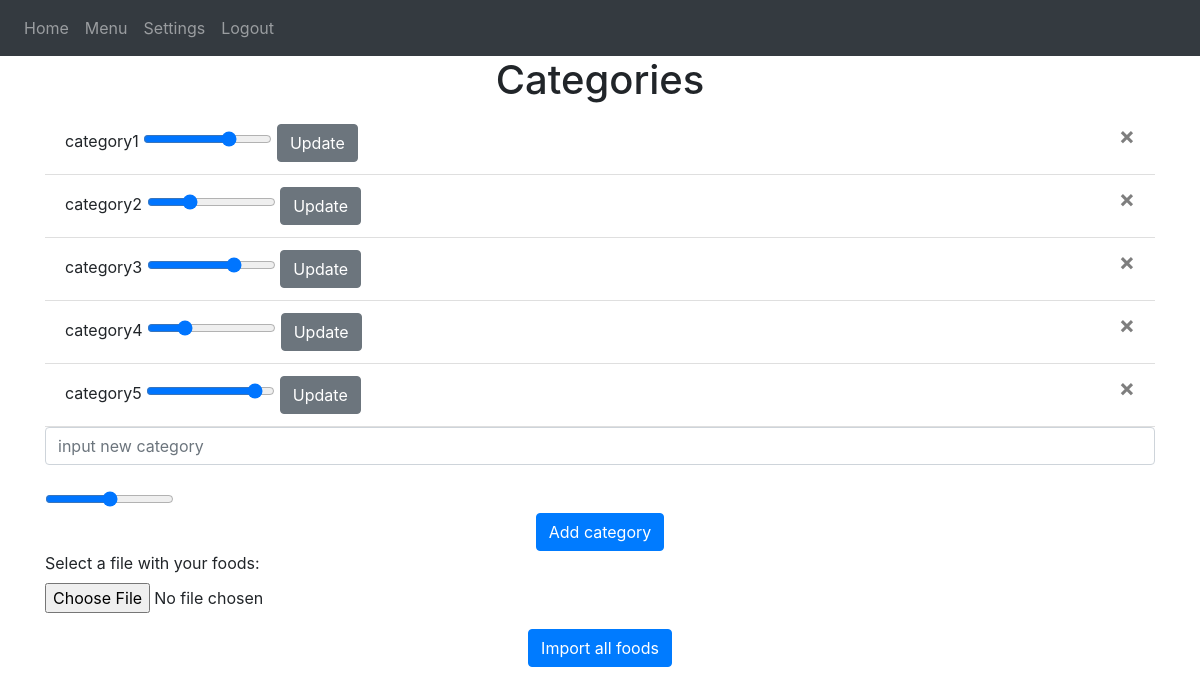
The app's page /settings (signed in), older data.
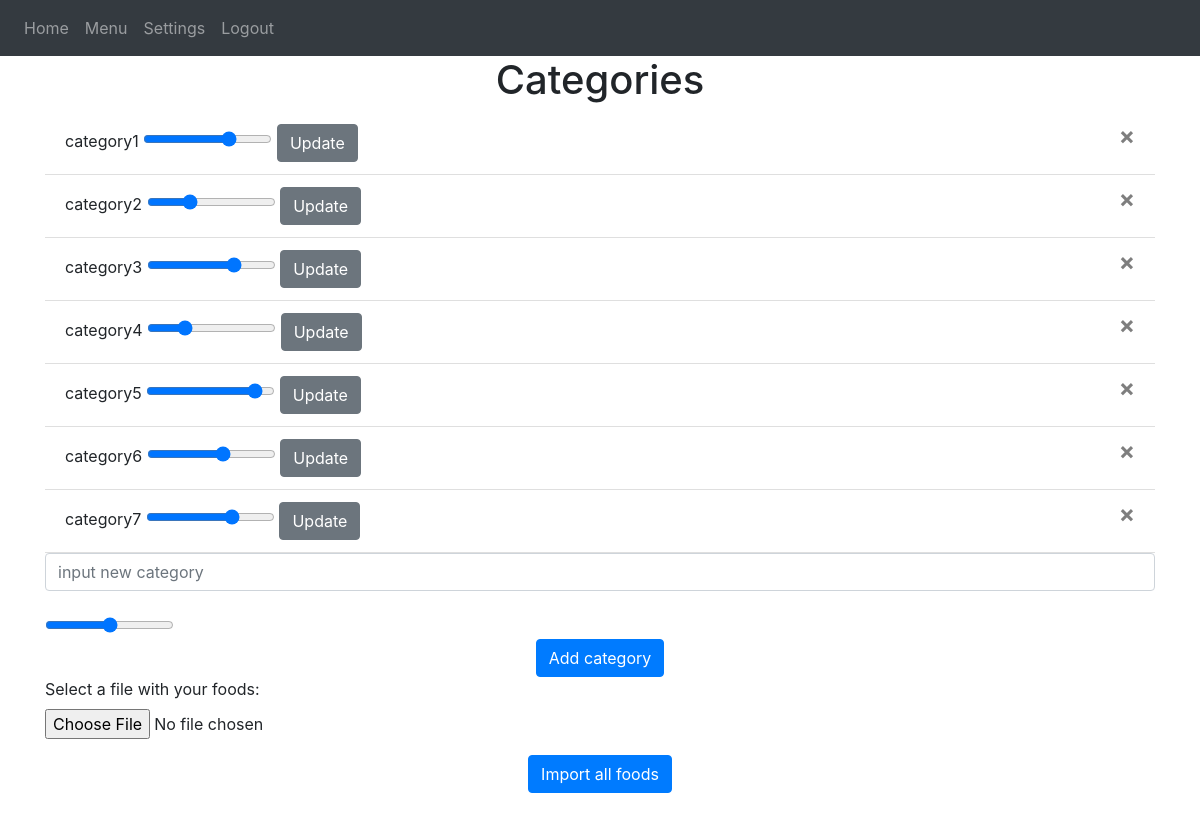
The same page, newer data.
### src/models.py (models this page shows)
class Category(db.Model):
    __tablename__ = "categories"
    id = db.Column(db.Integer, primary_key=True)
    name = db.Column(db.String(100))
    value = db.Column(db.Float())
    immediateValue = db.Column(db.Float())
    user_id = db.Column(db.Integer,db.ForeignKey('users.id'))
    foods = db.relationship('Food',secondary='food_category',back_populates='categories')

### src/views.py (the view, shortened to what this page needs)
@views.route('/settings',methods=['GET','POST'])
@login_required
def settings():
    return render_template("settings.html", user=current_user)

### src/__init__.py (called while the page is built)
def create_app():
    app = Flask(__name__)
    app.config['SECRET_KEY'] = 'tajny klucik'
    app.config['SQLALCHEMY_DATABASE_URI'] = f'sqlite:///{DB_NAME}'
    app.config['UPLOAD_FOLDER'] = configuration.UPLOAD_FOLDER
    db.init_app(app)
    from .views import views
    from .auth import auth
    app.register_blueprint(views, url_prefix='/')
    app.register_blueprint(auth, url_prefix='/')
    from .models import User, Food, Category, FoodCategory
    create_database(app)
    login_manager = LoginManager()
    login_manager.login_view = 'auth.login'
    login_manager.init_app(app)
    @login_manager.user_loader
    def load_user(id):
        return User.query.get(int(id))
    return app

### src/templates/settings.html
{% extends "base.html" %} {% block title %}Settings{% endblock %}
{% block content %}
<h1 align="center">Categories</h1>
<ul class="list-group list-group-flush" id="categories">
    {% for category in user.categories %}
    <li class="list-group-item">
        {{ category.name }}
        <input
            type="range"
            name="{{'categoryvalue_'+category.id|string}}"
            id="{{'categoryvalue_'+category.id|string}}"
            class="form-range"
            min="0"
            max="1"
            step="0.01"
            value="{{category.value}}"
        />
        <button type="button" class="btn btn-secondary" onClick="updateCategory({{ category.id }}, {{'categoryvalue_'+category.id|string}} )">
            <span>Update</span>
        </button>
        <button type="button" class="close" onClick="deleteCategory({{ category.id }} )">
            <span aria-hidden="true">&times;</span>
        </button>
    </li>
    {% endfor %}
</ul>
<div>
<form method="POST">
    <input
        type="text"
        name="category"
        id="category"
        class="form-control"
        placeholder="input new category"
    />
    <br />
    <input
        type="range"
        name="categoryvalue"
        id="categoryvalue"
        class="form-range"
        min="0"
        max="1"
        step="0.01"
    />
    <br />
    <div align="center">
        <button type="submit" name='categoryform' class="btn btn-primary">Add category</button>
    </div>
</form>
</div>
<div>
<form method="POST" enctype="multipart/form-data">
    <div class="form-group">
        <label for="myfile">Select a file with your foods:</label>
        <input type="file" id="file" name="file" class="form-control-file">
    </div>
    <div align="center">
        <button type="submit"  name='fileform' class="btn btn-primary">Import all foods</button>
    </div>
</form>
</div>
{% endblock %}

### src/templates/base.html (shortened to what this page needs)
<!DOCTYPE html>
<html>
  <head>
    <link
      rel="stylesheet"
      href="https://stackpath.bootstrapcdn.com/bootstrap/4.4.1/css/bootstrap.min.css"
    />
    <link
      rel="stylesheet"
      href="https://stackpath.bootstrapcdn.com/font-awesome/4.7.0/css/font-awesome.min.css"
    />
  </head>
  <body>
    <nav class="navbar navbar-expand-lg navbar-dark bg-dark">
      <div class="collapse navbar-collapse" id="navbar">
        <div class="navbar-nav">
        {% if user.is_authenticated %}
          <a class="nav-item nav-link" id="home" href="/">Home</a>
          <a class="nav-item nav-link" id="menu" href="/menu">Menu</a>
          <a class="nav-item nav-link" id="settings" href="/settings">Settings</a>
          <a class="nav-item nav-link" id="logout" href="/logout">Logout</a>
        {% else %}
          <a class="nav-item nav-link" id="login" href="/login">Login</a>
          <a class="nav-item nav-link" id="signUp" href="/sign-up">Sign Up</a>
        {% endif %}
        </div>
      </div>
    </nav>
    <div class="container">{% block content %} {% endblock %}</div>
    <div style="height: 50px;">
    </div>
  </body>
</html>

Row changes from the older to the newer data that the page shows:
added Category: name "category6", value "0.6"
added Category: name "category7", value "0.69"
